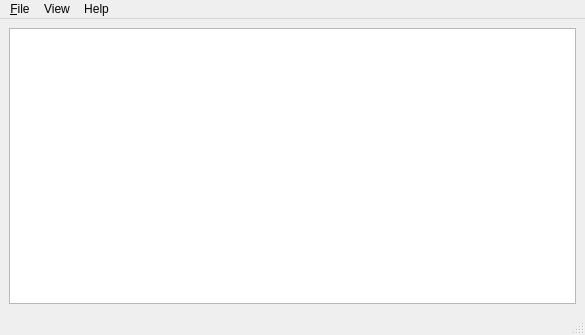
<?xml version="1.0" encoding="UTF-8"?>
<ui version="4.0">
 <class>MainWindow</class>
 <widget class="QMainWindow" name="MainWindow">
  <property name="geometry">
   <rect>
    <x>0</x>
    <y>0</y>
    <width>585</width>
    <height>335</height>
   </rect>
  </property>
  <property name="windowTitle">
   <string>MainWindow</string>
  </property>
  <widget class="QWidget" name="centralwidget">
   <layout class="QVBoxLayout" name="verticalLayout">
    <item>
     <layout class="QHBoxLayout" name="horizontalLayout">
      <property name="sizeConstraint">
       <enum>QLayout::SetNoConstraint</enum>
      </property>
      <item>
       <widget class="QTreeWidget" name="treeWidget">
        <property name="autoFillBackground">
         <bool>false</bool>
        </property>
        <property name="autoExpandDelay">
         <number>-1</number>
        </property>
        <property name="columnCount">
         <number>0</number>
        </property>
       </widget>
      </item>
     </layout>
    </item>
   </layout>
  </widget>
  <widget class="QMenuBar" name="menubar">
   <property name="geometry">
    <rect>
     <x>0</x>
     <y>0</y>
     <width>585</width>
     <height>21</height>
    </rect>
   </property>
   <widget class="QMenu" name="menuFile">
    <property name="title">
     <string>&amp;File</string>
    </property>
    <addaction name="actionOpen"/>
    <addaction name="separator"/>
    <addaction name="actionExit"/>
   </widget>
   <widget class="QMenu" name="menuInfo">
    <property name="title">
     <string>Help</string>
    </property>
    <addaction name="actionAbout"/>
   </widget>
   <widget class="QMenu" name="menuView">
    <property name="title">
     <string>View</string>
    </property>
    <addaction name="actionInfo"/>
   </widget>
   <addaction name="menuFile"/>
   <addaction name="menuView"/>
   <addaction name="menuInfo"/>
  </widget>
  <widget class="QStatusBar" name="statusbar"/>
  <action name="actionOpen">
   <property name="text">
    <string>&amp;Open</string>
   </property>
   <property name="shortcut">
    <string>Ctrl+O</string>
   </property>
  </action>
  <action name="actionExit">
   <property name="text">
    <string>Exit</string>
   </property>
   <property name="shortcut">
    <string>Ctrl+Q</string>
   </property>
  </action>
  <action name="actionAbout">
   <property name="text">
    <string>About</string>
   </property>
  </action>
  <action name="actionInfo">
   <property name="text">
    <string>Info</string>
   </property>
   <property name="shortcut">
    <string>Ctrl+I</string>
   </property>
  </action>
 </widget>
 <resources/>
 <connections/>
</ui>
